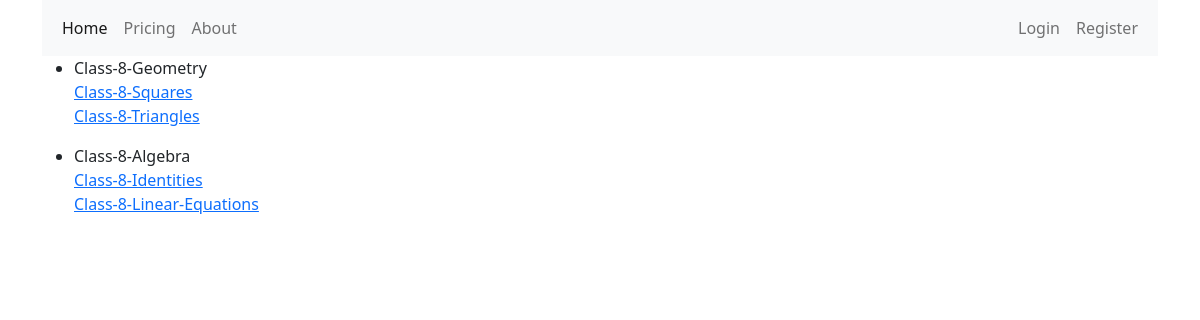
Page /8 on the committed database.
### courses/models.py (models this page shows, shortened)
class Course(models.Model):
    slug = models.SlugField()
    title = models.CharField(max_length=120)
    description = models.TextField()
    grade = models.IntegerField(default=6)
    package = models.ForeignKey(Package, on_delete=models.SET_NULL, null = True)
    @property
    def lessons(self):
        return self.lesson_set.all().order_by('position')

class Lesson(models.Model):
    slug = models.SlugField()
    title = models.CharField(max_length=120)
    course = models.ForeignKey(Course, on_delete=models.SET_NULL, null = True)
    position = models.IntegerField()
    url = EmbedVideoField(default='https://youtu.be/cdbJv7amERc')
    def get_absolute_url(self):
        return reverse('courses:lesson_detail',
            kwargs={
                'course_slug':self.course.slug,
                'lesson_slug':self.slug
                })

### courses/views.py (the view)
# urls.py: path('<int:grade>', CourseDetailView.as_view(), name='detail'),
class CourseDetailView(View):
    def get(self,request,grade, *args, **kwargs):
        course_qs = Course.objects.filter(grade=grade)
        if course_qs.exists():
            context = {
                'object' : course_qs
            }
        return render(request,"courses/course_detail.html",context)

### courses/templates/courses/course_detail.html (shortened to what this page needs)
{% extends 'courses/base.html' %}
{% block content %}
    {%  for course in object %}
      <ul>
        <li>{{ course.title }}</li>
        <ul class="list-unstyled">
          {% for lesson in course.lessons %}
            <li><a href="{{ lesson.get_absolute_url }}">{{ lesson.title }}</a></li>
          {% endfor %}
        </ul>
      </ul>
    {% endfor %}
{% endblock %}

### rows in the picture
Course: title "Class-8-Geometry"
Lesson: title "Class-8-Squares"
Lesson: title "Class-8-Triangles"
Course: title "Class-8-Algebra"
Lesson: title "Class-8-Identities"
Lesson: title "Class-8-Linear-Equations"
